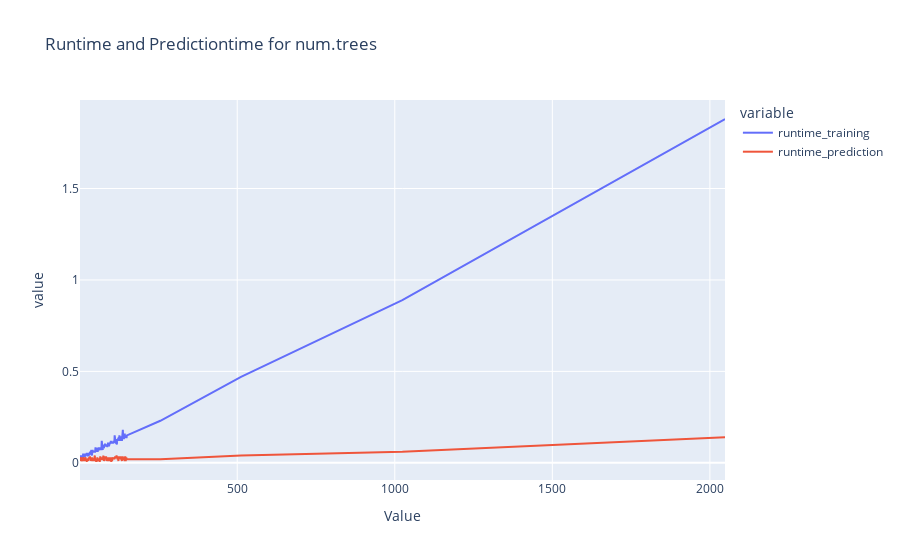
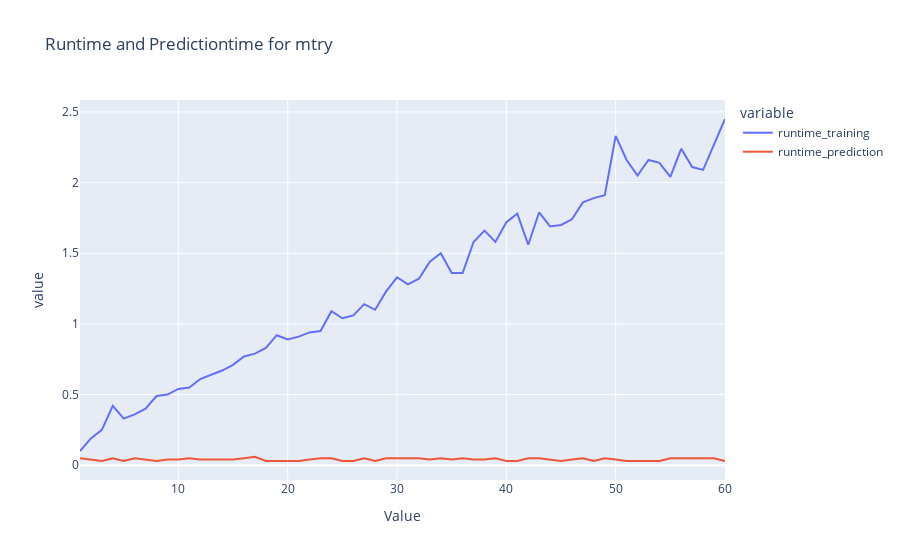
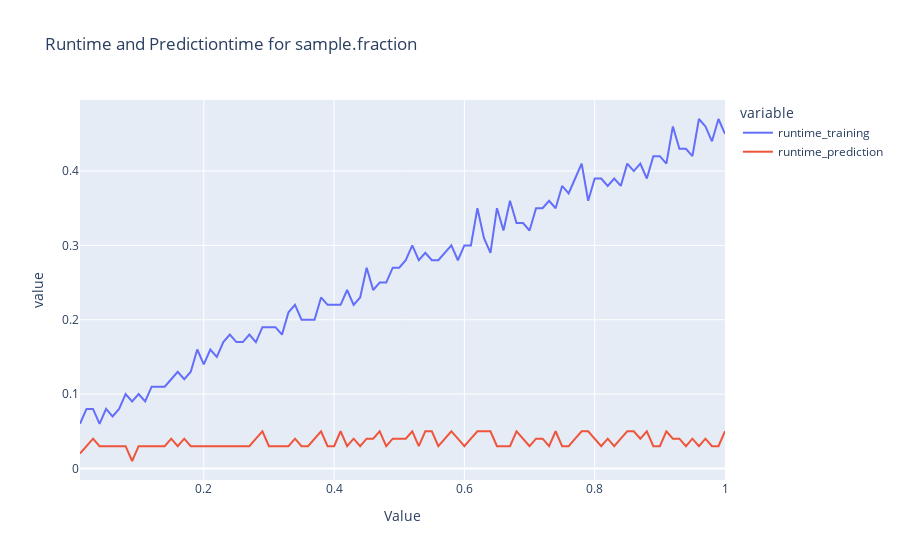
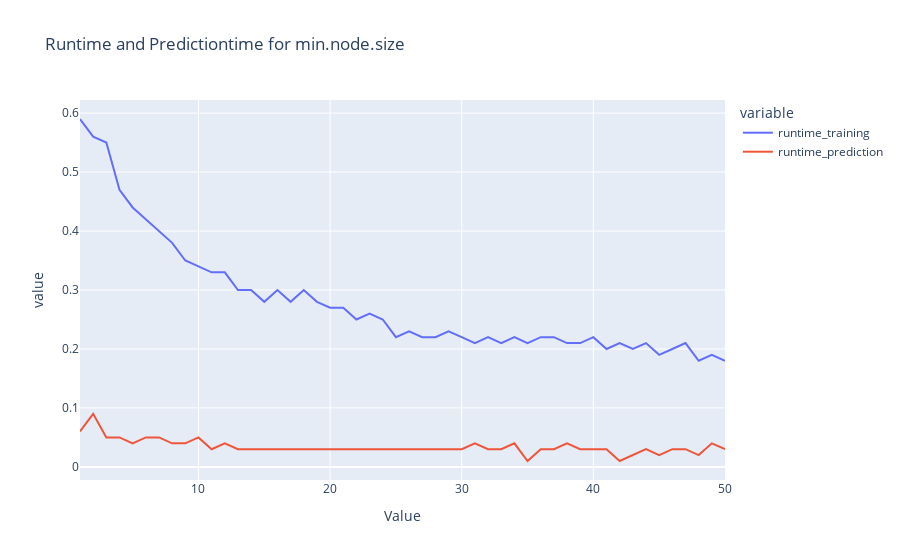

Write notebook code for charts like these, in order.
### Markdown cell above
## Runtime an Predictiontime for solo dataframe

### Code cell
import plotly.express as px

# Create a plot for each parameter
for parameter in results_solo_with_higher_range_df['Parameter'].unique():
    # Filter the dataframe for the current parameter
    filtered_df = results_solo_with_higher_range_df[results_solo_with_higher_range_df['Parameter'] == parameter]
    
    # Create the plot
    fig = px.line(filtered_df, x='Value', y=['runtime_training', 'runtime_prediction'], title=f'Runtime and Predictiontime for {parameter}')
    fig.show()

### Figure 1 — Plotly figure (JSON) as saved in the notebook; plotly's stock layout.template omitted (floating-point values rounded to 4 significant figures; data arrays with more than 128 entries replaced by an {"elided": "..."} marker saying what was removed)
{"data": [{"hovertemplate": "variable=runtime_training<br>Value=%{x}<br>value=%{y}<extra></extra>", "legendgroup": "runtime_training", "line": {"color": "#636efa", "dash": "solid"}, "marker": {"symbol": "circle"}, "mode": "lines", "name": "runtime_training", "orientation": "v", "showlegend": true, "type": "scatter", "x": {"elided": "154 int values"}, "xaxis": "x", "y": {"elided": "154 float values"}, "yaxis": "y"}, {"hovertemplate": "variable=runtime_prediction<br>Value=%{x}<br>value=%{y}<extra></extra>", "legendgroup": "runtime_prediction", "line": {"color": "#EF553B", "dash": "solid"}, "marker": {"symbol": "circle"}, "mode": "lines", "name": "runtime_prediction", "orientation": "v", "showlegend": true, "type": "scatter", "x": {"elided": "154 int values"}, "xaxis": "x", "y": {"elided": "154 float values"}, "yaxis": "y"}], "layout": {"legend": {"title": {"text": "variable"}, "tracegroupgap": 0}, "title": {"text": "Runtime and Predictiontime for num.trees"}, "xaxis": {"anchor": "y", "domain": [0, 1], "title": {"text": "Value"}}, "yaxis": {"anchor": "x", "domain": [0, 1], "title": {"text": "value"}}}}

### Figure 2 — Plotly figure (JSON) as saved in the notebook; plotly's stock layout.template omitted (floating-point values rounded to 4 significant figures)
{"data": [{"hovertemplate": "variable=runtime_training<br>Value=%{x}<br>value=%{y}<extra></extra>", "legendgroup": "runtime_training", "line": {"color": "#636efa", "dash": "solid"}, "marker": {"symbol": "circle"}, "mode": "lines", "name": "runtime_training", "orientation": "v", "showlegend": true, "type": "scatter", "x": [1, 2, 3, 4, 5, 6, 7, 8, 9, 10, 11, 12, 13, 14, 15, 16, 17, 18, 19, 20, 21, 22, 23, 24, 25, 26, 27, 28, 29, 30, 31, 32, 33, 34, 35, 36, 37, 38, 39, 40, 41, 42, 43, 44, 45, 46, 47, 48, 49, 50, 51, 52, 53, 54, 55, 56, 57, 58, 59, 60], "xaxis": "x", "y": [0.1, 0.19, 0.25, 0.42, 0.33, 0.36, 0.4, 0.49, 0.5, 0.54, 0.55, 0.61, 0.64, 0.67, 0.71, 0.77, 0.79, 0.83, 0.92, 0.89, 0.91, 0.94, 0.95, 1.09, 1.04, 1.06, 1.14, 1.1, 1.23, 1.33, 1.28, 1.32, 1.44, 1.5, 1.36, 1.36, 1.58, 1.66, 1.58, 1.72, 1.78, 1.56, 1.79, 1.69, 1.7, 1.74, 1.86, 1.89, 1.91, 2.33, 2.16, 2.05, 2.16, 2.14, 2.04, 2.24, 2.11, 2.09, 2.27, 2.45], "yaxis": "y"}, {"hovertemplate": "variable=runtime_prediction<br>Value=%{x}<br>value=%{y}<extra></extra>", "legendgroup": "runtime_prediction", "line": {"color": "#EF553B", "dash": "solid"}, "marker": {"symbol": "circle"}, "mode": "lines", "name": "runtime_prediction", "orientation": "v", "showlegend": true, "type": "scatter", "x": [1, 2, 3, 4, 5, 6, 7, 8, 9, 10, 11, 12, 13, 14, 15, 16, 17, 18, 19, 20, 21, 22, 23, 24, 25, 26, 27, 28, 29, 30, 31, 32, 33, 34, 35, 36, 37, 38, 39, 40, 41, 42, 43, 44, 45, 46, 47, 48, 49, 50, 51, 52, 53, 54, 55, 56, 57, 58, 59, 60], "xaxis": "x", "y": [0.05, 0.04, 0.03, 0.05, 0.03, 0.05, 0.04, 0.03, 0.04, 0.04, 0.05, 0.04, 0.04, 0.04, 0.04, 0.05, 0.06, 0.03, 0.03, 0.03, 0.03, 0.04, 0.05, 0.05, 0.03, 0.03, 0.05, 0.03, 0.05, 0.05, 0.05, 0.05, 0.04, 0.05, 0.04, 0.05, 0.04, 0.04, 0.05, 0.03, 0.03, 0.05, 0.05, 0.04, 0.03, 0.04, 0.05, 0.03, 0.05, 0.04, 0.03, 0.03, 0.03, 0.03, 0.05, 0.05, 0.05, 0.05, 0.05, 0.03], "yaxis": "y"}], "layout": {"legend": {"title": {"text": "variable"}, "tracegroupgap": 0}, "title": {"text": "Runtime and Predictiontime for mtry"}, "xaxis": {"anchor": "y", "domain": [0, 1], "title": {"text": "Value"}}, "yaxis": {"anchor": "x", "domain": [0, 1], "title": {"text": "value"}}}}

### Figure 3 — Plotly figure (JSON) as saved in the notebook; plotly's stock layout.template omitted (floating-point values rounded to 4 significant figures)
{"data": [{"hovertemplate": "variable=runtime_training<br>Value=%{x}<br>value=%{y}<extra></extra>", "legendgroup": "runtime_training", "line": {"color": "#636efa", "dash": "solid"}, "marker": {"symbol": "circle"}, "mode": "lines", "name": "runtime_training", "orientation": "v", "showlegend": true, "type": "scatter", "x": [0.01, 0.02, 0.03, 0.04, 0.05, 0.06, 0.07, 0.08, 0.09, 0.1, 0.11, 0.12, 0.13, 0.14, 0.15, 0.16, 0.17, 0.18, 0.19, 0.2, 0.21, 0.22, 0.23, 0.24, 0.25, 0.26, 0.27, 0.28, 0.29, 0.3, 0.31, 0.32, 0.33, 0.34, 0.35, 0.36, 0.37, 0.38, 0.39, 0.4, 0.41, 0.42, 0.43, 0.44, 0.45, 0.46, 0.47, 0.48, 0.49, 0.5, 0.51, 0.52, 0.53, 0.54, 0.55, 0.56, 0.57, 0.58, 0.59, 0.6, 0.61, 0.62, 0.63, 0.64, 0.65, 0.66, 0.67, 0.68, 0.69, 0.7, 0.71, 0.72, 0.73, 0.74, 0.75, 0.76, 0.77, 0.78, 0.79, 0.8, 0.81, 0.82, 0.83, 0.84, 0.85, 0.86, 0.87, 0.88, 0.89, 0.9, 0.91, 0.92, 0.93, 0.94, 0.95, 0.96, 0.97, 0.98, 0.99, 1], "xaxis": "x", "y": [0.06, 0.08, 0.08, 0.06, 0.08, 0.07, 0.08, 0.1, 0.09, 0.1, 0.09, 0.11, 0.11, 0.11, 0.12, 0.13, 0.12, 0.13, 0.16, 0.14, 0.16, 0.15, 0.17, 0.18, 0.17, 0.17, 0.18, 0.17, 0.19, 0.19, 0.19, 0.18, 0.21, 0.22, 0.2, 0.2, 0.2, 0.23, 0.22, 0.22, 0.22, 0.24, 0.22, 0.23, 0.27, 0.24, 0.25, 0.25, 0.27, 0.27, 0.28, 0.3, 0.28, 0.29, 0.28, 0.28, 0.29, 0.3, 0.28, 0.3, 0.3, 0.35, 0.31, 0.29, 0.35, 0.32, 0.36, 0.33, 0.33, 0.32, 0.35, 0.35, 0.36, 0.35, 0.38, 0.37, 0.39, 0.41, 0.36, 0.39, 0.39, 0.38, 0.39, 0.38, 0.41, 0.4, 0.41, 0.39, 0.42, 0.42, 0.41, 0.46, 0.43, 0.43, 0.42, 0.47, 0.46, 0.44, 0.47, 0.45], "yaxis": "y"}, {"hovertemplate": "variable=runtime_prediction<br>Value=%{x}<br>value=%{y}<extra></extra>", "legendgroup": "runtime_prediction", "line": {"color": "#EF553B", "dash": "solid"}, "marker": {"symbol": "circle"}, "mode": "lines", "name": "runtime_prediction", "orientation": "v", "showlegend": true, "type": "scatter", "x": [0.01, 0.02, 0.03, 0.04, 0.05, 0.06, 0.07, 0.08, 0.09, 0.1, 0.11, 0.12, 0.13, 0.14, 0.15, 0.16, 0.17, 0.18, 0.19, 0.2, 0.21, 0.22, 0.23, 0.24, 0.25, 0.26, 0.27, 0.28, 0.29, 0.3, 0.31, 0.32, 0.33, 0.34, 0.35, 0.36, 0.37, 0.38, 0.39, 0.4, 0.41, 0.42, 0.43, 0.44, 0.45, 0.46, 0.47, 0.48, 0.49, 0.5, 0.51, 0.52, 0.53, 0.54, 0.55, 0.56, 0.57, 0.58, 0.59, 0.6, 0.61, 0.62, 0.63, 0.64, 0.65, 0.66, 0.67, 0.68, 0.69, 0.7, 0.71, 0.72, 0.73, 0.74, 0.75, 0.76, 0.77, 0.78, 0.79, 0.8, 0.81, 0.82, 0.83, 0.84, 0.85, 0.86, 0.87, 0.88, 0.89, 0.9, 0.91, 0.92, 0.93, 0.94, 0.95, 0.96, 0.97, 0.98, 0.99, 1], "xaxis": "x", "y": [0.02, 0.03, 0.04, 0.03, 0.03, 0.03, 0.03, 0.03, 0.01, 0.03, 0.03, 0.03, 0.03, 0.03, 0.04, 0.03, 0.04, 0.03, 0.03, 0.03, 0.03, 0.03, 0.03, 0.03, 0.03, 0.03, 0.03, 0.04, 0.05, 0.03, 0.03, 0.03, 0.03, 0.04, 0.03, 0.03, 0.04, 0.05, 0.03, 0.03, 0.05, 0.03, 0.04, 0.03, 0.04, 0.04, 0.05, 0.03, 0.04, 0.04, 0.04, 0.05, 0.03, 0.05, 0.05, 0.03, 0.04, 0.05, 0.04, 0.03, 0.04, 0.05, 0.05, 0.05, 0.03, 0.03, 0.03, 0.05, 0.04, 0.03, 0.04, 0.04, 0.03, 0.05, 0.03, 0.03, 0.04, 0.05, 0.05, 0.04, 0.03, 0.04, 0.03, 0.04, 0.05, 0.05, 0.04, 0.05, 0.03, 0.03, 0.05, 0.04, 0.04, 0.03, 0.04, 0.03, 0.04, 0.03, 0.03, 0.05], "yaxis": "y"}], "layout": {"legend": {"title": {"text": "variable"}, "tracegroupgap": 0}, "title": {"text": "Runtime and Predictiontime for sample.fraction"}, "xaxis": {"anchor": "y", "domain": [0, 1], "title": {"text": "Value"}}, "yaxis": {"anchor": "x", "domain": [0, 1], "title": {"text": "value"}}}}

### Figure 4 — Plotly figure (JSON) as saved in the notebook; plotly's stock layout.template omitted (floating-point values rounded to 4 significant figures)
{"data": [{"hovertemplate": "variable=runtime_training<br>Value=%{x}<br>value=%{y}<extra></extra>", "legendgroup": "runtime_training", "line": {"color": "#636efa", "dash": "solid"}, "marker": {"symbol": "circle"}, "mode": "lines", "name": "runtime_training", "orientation": "v", "showlegend": true, "type": "scatter", "x": [1, 2, 3, 4, 5, 6, 7, 8, 9, 10, 11, 12, 13, 14, 15, 16, 17, 18, 19, 20, 21, 22, 23, 24, 25, 26, 27, 28, 29, 30, 31, 32, 33, 34, 35, 36, 37, 38, 39, 40, 41, 42, 43, 44, 45, 46, 47, 48, 49, 50], "xaxis": "x", "y": [0.59, 0.56, 0.55, 0.47, 0.44, 0.42, 0.4, 0.38, 0.35, 0.34, 0.33, 0.33, 0.3, 0.3, 0.28, 0.3, 0.28, 0.3, 0.28, 0.27, 0.27, 0.25, 0.26, 0.25, 0.22, 0.23, 0.22, 0.22, 0.23, 0.22, 0.21, 0.22, 0.21, 0.22, 0.21, 0.22, 0.22, 0.21, 0.21, 0.22, 0.2, 0.21, 0.2, 0.21, 0.19, 0.2, 0.21, 0.18, 0.19, 0.18], "yaxis": "y"}, {"hovertemplate": "variable=runtime_prediction<br>Value=%{x}<br>value=%{y}<extra></extra>", "legendgroup": "runtime_prediction", "line": {"color": "#EF553B", "dash": "solid"}, "marker": {"symbol": "circle"}, "mode": "lines", "name": "runtime_prediction", "orientation": "v", "showlegend": true, "type": "scatter", "x": [1, 2, 3, 4, 5, 6, 7, 8, 9, 10, 11, 12, 13, 14, 15, 16, 17, 18, 19, 20, 21, 22, 23, 24, 25, 26, 27, 28, 29, 30, 31, 32, 33, 34, 35, 36, 37, 38, 39, 40, 41, 42, 43, 44, 45, 46, 47, 48, 49, 50], "xaxis": "x", "y": [0.06, 0.09, 0.05, 0.05, 0.04, 0.05, 0.05, 0.04, 0.04, 0.05, 0.03, 0.04, 0.03, 0.03, 0.03, 0.03, 0.03, 0.03, 0.03, 0.03, 0.03, 0.03, 0.03, 0.03, 0.03, 0.03, 0.03, 0.03, 0.03, 0.03, 0.04, 0.03, 0.03, 0.04, 0.01, 0.03, 0.03, 0.04, 0.03, 0.03, 0.03, 0.01, 0.02, 0.03, 0.02, 0.03, 0.03, 0.02, 0.04, 0.03], "yaxis": "y"}], "layout": {"legend": {"title": {"text": "variable"}, "tracegroupgap": 0}, "title": {"text": "Runtime and Predictiontime for min.node.size"}, "xaxis": {"anchor": "y", "domain": [0, 1], "title": {"text": "Value"}}, "yaxis": {"anchor": "x", "domain": [0, 1], "title": {"text": "value"}}}}
